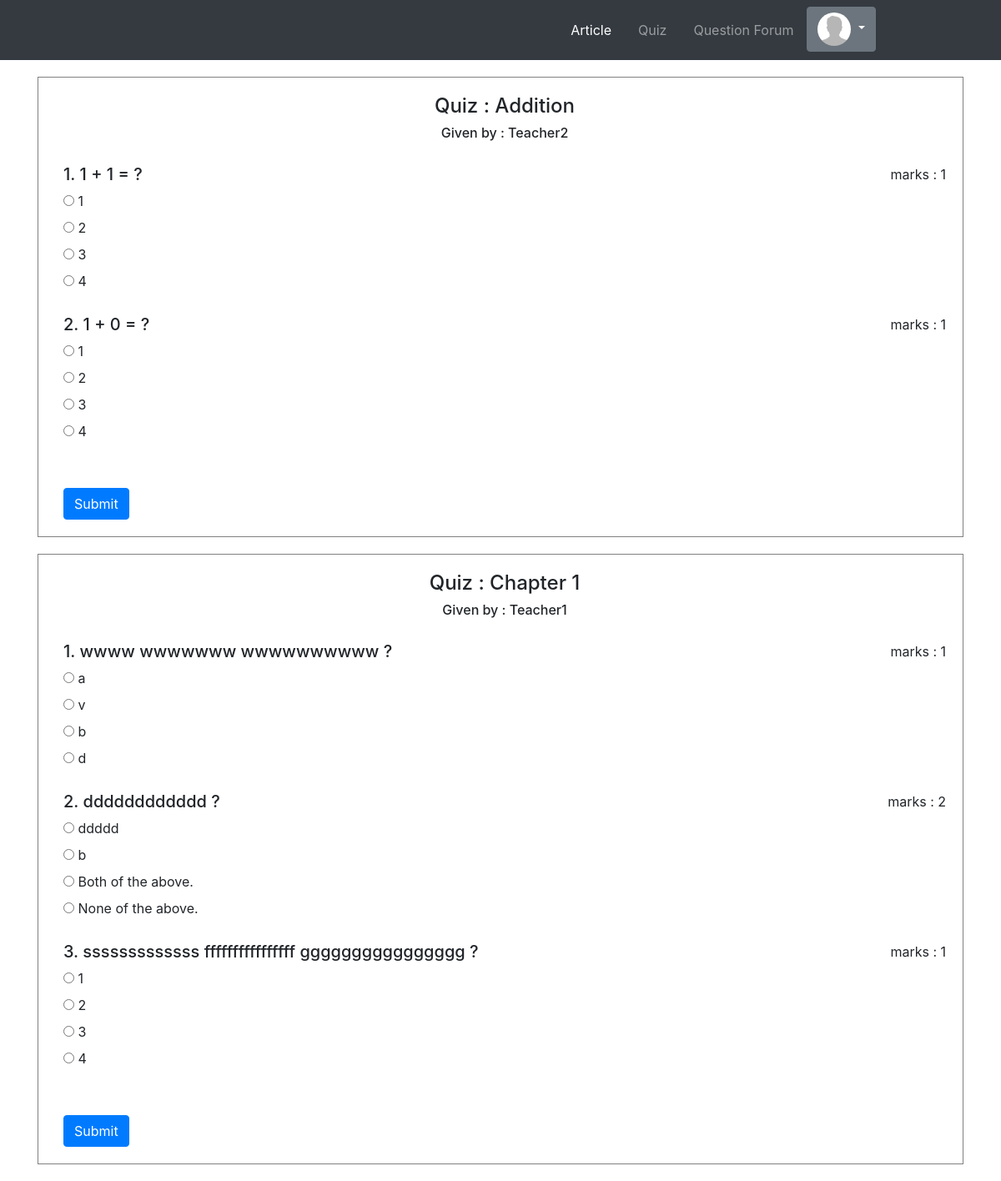
/quiz/quiz/ (signed in), run on the app's committed database.
### quiz/models.py (models this page shows)
class Course(models.Model):
    author=models.ForeignKey(User,on_delete=models.CASCADE,related_name='course_name')
    course_name = models.CharField(max_length=50,verbose_name='Quiz title',)
    publish_date=models.DateTimeField(auto_now_add=True,null=True)
    class Meta:
        ordering=['-publish_date']
    def __str__(self):
        return self.course_name

class Question(models.Model):
    course=models.ForeignKey(Course,on_delete=models.CASCADE,related_name='question',verbose_name='Quiz title')
    marks=models.PositiveIntegerField(null=True)
    question=models.CharField(max_length=600)
    option1=models.CharField(max_length=200)
    option2=models.CharField(max_length=200)
    option3=models.CharField(max_length=200)
    option4=models.CharField(max_length=200)
    cat=(('Option1','Option1'),('Option2','Option2'),('Option3','Option3'),('Option4','Option4'))
    answer=models.CharField(max_length=200,choices=cat)

### App_Login/models.py (models this page shows)
class User(AbstractUser):
    is_student = models.BooleanField(default=False)
    is_teacher = models.BooleanField(default=False)

### quiz/views.py (the view)
# urls.py: path('quiz/',views.quiz_paper,name='quiz_shit'),
@login_required
def quiz_paper(request):
    course=Course.objects.all()
    if request.method =='POST':
        print(request)
    return render(request,'quiz/quiz_shit.html',context={'course':course})

### templates/quiz/quiz_shit.html (shortened to what this page needs)
{% extends 'base.html' %}
{% load crispy_forms_tags %}
{% block body_block %}
{% if course %}
{% for c in course %}
    {% if c.question.all %}
    <div class="shit" >
      <h4 style="text-align: center;">Quiz : {{c}}</h4>
      <h6 style="text-align: center;">Given by : {{c.author}}</h6>
        {% for q in c.question.all %}
            <div class="question">
                <div style="position: relative;" ><h5 style="display: inline-block;width: 80%;">{{forloop.counter}}. {{q.question}} ? </h5><span style="position: absolute;right: 0;"><p>marks : {{q.marks}}</p> </span> </div>
                <div>
                    <input type="radio" id="option1" name="{{q.option1}}" value="{{q.option1}}"
                           >
                    <label for="{{q.option1}}">{{q.option1}}</label>
                  </div>
                  <div>
                    <input type="radio" id="option2" name="{{q.option2}}" value="{{q.option2}}">
                    <label for="{{q.option2}}">{{q.option2}}</label>
                  </div>
                  <div>
                    <input type="radio" id="option3" name="{{q.option3}}" value="{{q.option3}}">
                    <label for="{{q.option3}}">{{q.option3}}</label>
                  </div>
                  <div>
                    <input type="radio" id="option4" name="{{q.option4}}" value="{{q.option4}}">
                    <label for="{{q.option4}}">{{q.option4}}</label>
                  </div>
            </div>
        {% endfor %}
        <br><br>
        <button  class="btn btn-primary" >Submit</button>
      </div>
    {% endif %}
{% endfor %}
{% else %}
      <h5 style="text-align: center;">No quiz given by teacher</h5>
{% endif %}
{% endblock %}

### templates/quiz/quiz_shit.html (style rules this page uses)
.shit { border: 1px solid gray; margin-top: 10px; padding: 20px; padding-left: 30px; margin-bottom: 20px; }
.question { padding-top: 20px; }

### data on the page
Course: course_name "Addition", author "Teacher2"
Question: question "1 + 1 =", marks "1", option1 "1", option2 "2", option3 "3", option4 "4"
Question: question "1 + 0 =", marks "1", option1 "1", option2 "2", option3 "3", option4 "4"
Course: course_name "Chapter 1", author "Teacher1"
Question: question "wwww wwwwwww wwwwwwwwww", marks "1", option1 "a", option2 "v", option3 "b", option4 "d"
Question: question "dddddddddddd", marks "2", option1 "ddddd", option2 "b", option3 "Both of the above.", option4 "None of the above."
Question: question "sssssssssssss ffffffffffffffff gggggggggggggggg", marks "1", option1 "1", option2 "2", option3 "3", option4 "4"
